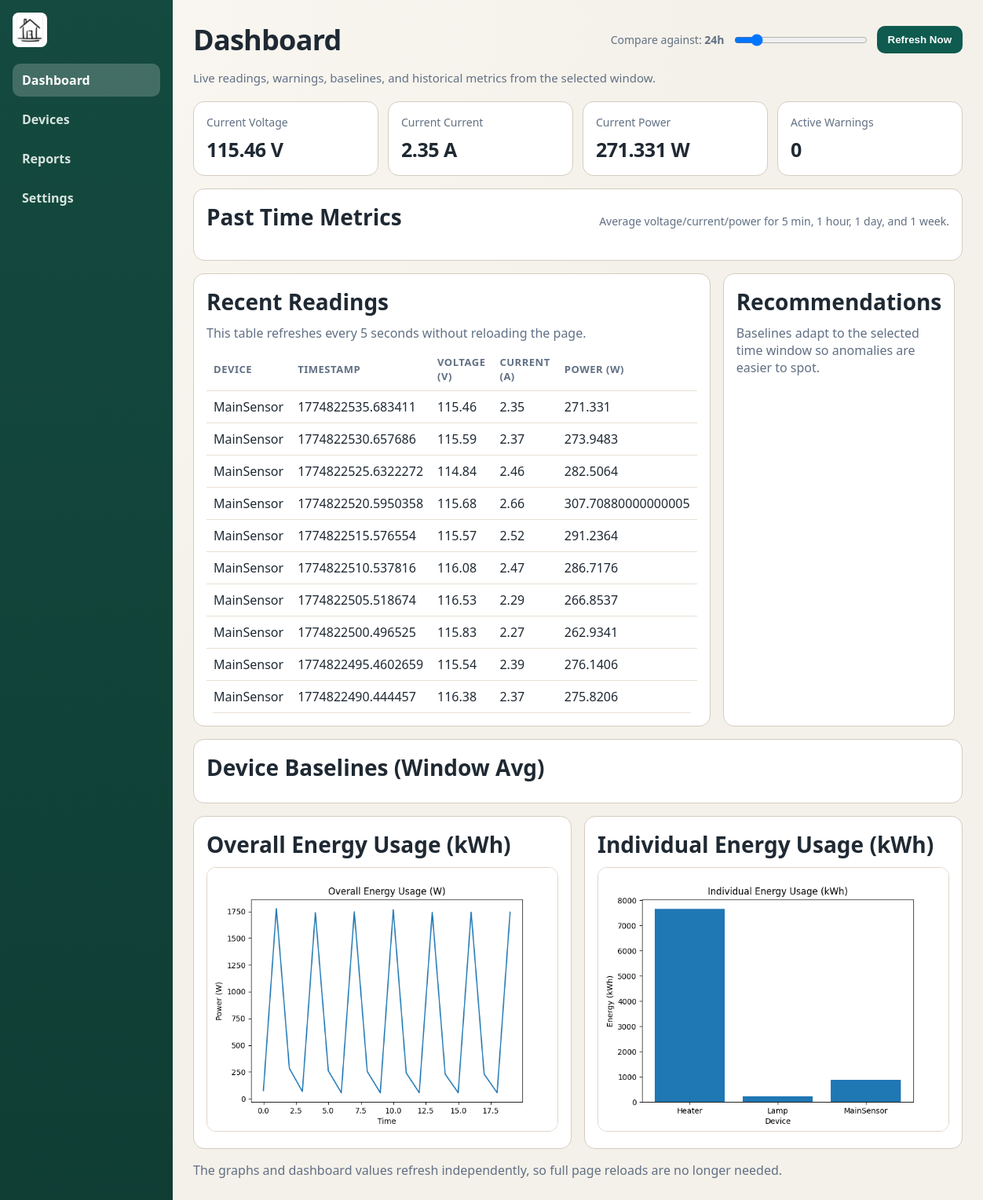
The app's page /dashboard, older data.
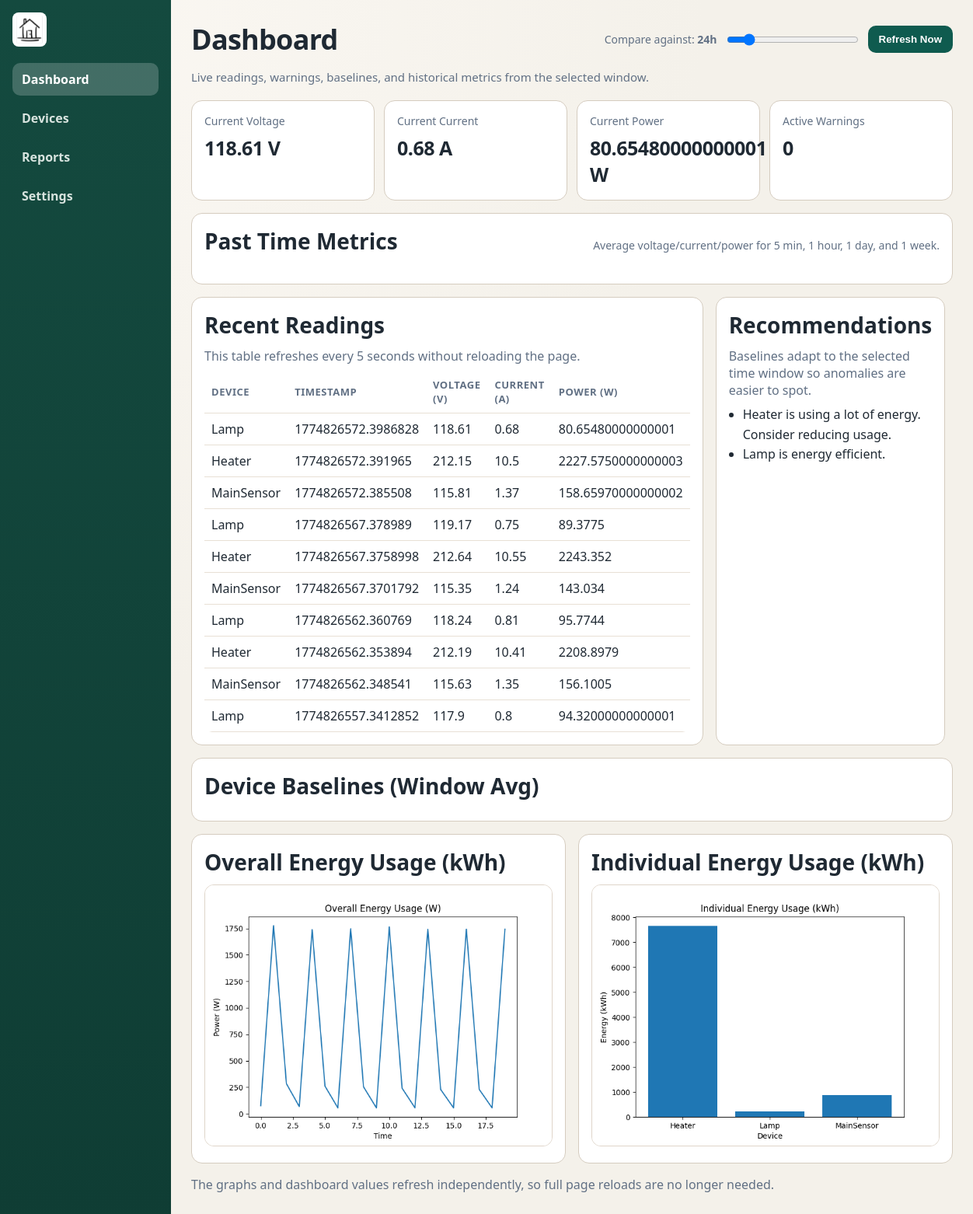
The same page, newer data.
### tables this page shows
CREATE TABLE sensor_data (
        id INTEGER PRIMARY KEY AUTOINCREMENT,
        device_id INTEGER,
        timestamp REAL,
        voltage REAL,
        current REAL,
        FOREIGN KEY (device_id) REFERENCES devices(id)
    );

CREATE TABLE devices (
        id INTEGER PRIMARY KEY AUTOINCREMENT,
        name TEXT NOT NULL,
        type TEXT NOT NULL
    );

### api.py (the view)
@app.get("/dashboard", response_class=HTMLResponse)
async def get_dashboard(request: Request):
    recommendations = generate_recommendations()
    conn = get_conn()
    cursor = conn.cursor()
    cursor.execute(
        """
        SELECT d.name, r.timestamp, r.voltage, r.current
        FROM sensor_data r
        JOIN devices d ON r.device_id = d.id
        ORDER BY r.timestamp DESC
        LIMIT 10
        """
    )
    readings = cursor.fetchall()
    conn.close()
    latest_power = readings[0][2] * readings[0][3] if readings else 0
    return templates.TemplateResponse(
        "dashboard.html",
        {
            "request": request,
            "readings": readings,
            "power": round(latest_power, 2),
            "recommendations": recommendations,
        },
    )

### templates/dashboard.html (shortened to what the changed rows need)
<!DOCTYPE html>
<html>
<head>
    <link rel="stylesheet" href="/static/app.css">
</head>
<body>
    <div class="container">
        <div class="main">
            <div class="page-header">
                <h2>Dashboard</h2>
            </div>
            <div class="summary">
                <div class="tile">
                    <div class="tile-label">Current Voltage</div>
                    <div class="tile-value" id="voltageValue">{% if readings %}{{ readings[0][2] }}{% else %}0{% endif %} V</div>
                </div>
                <div class="tile">
                    <div class="tile-label">Current Current</div>
                    <div class="tile-value" id="currentValue">{% if readings %}{{ readings[0][3] }}{% else %}0{% endif %} A</div>
                </div>
                <div class="tile">
                    <div class="tile-label">Current Power</div>
                    <div class="tile-value" id="powerValue">{% if readings %}{{ readings[0][2] * readings[0][3] }}{% else %}0{% endif %} W</div>
                </div>
            </div>
            <div class="grid-two">
                <div class="section">
                    <table>
                        <thead>
                            <tr>
                                <th>Device</th>
                                <th>Timestamp</th>
                                <th>Voltage (V)</th>
                                <th>Current (A)</th>
                                <th>Power (W)</th>
                            </tr>
                        </thead>
                        <tbody id="readingsBody">
                            {% for r in readings %}
                            <tr>
                                <td>{{ r[0] }}</td>
                                <td>{{ r[1] }}</td>
                                <td>{{ r[2] }}</td>
                                <td>{{ r[3] }}</td>
                                <td>{{ r[2] * r[3] }}</td>
                            </tr>
                            {% endfor %}
                        </tbody>
                    </table>
                </div>
                <div class="section recommendations">
                    <ul>
                    {% for r in recommendations %}
                        <li>{{ r }}</li>
                    {% endfor %}
                    </ul>
                </div>
            </div>
        </div>
    </div>
</body>
</html>

Row changes from the older to the newer data that the page shows:
no longer on this page (row unchanged): sensor_data: voltage "115.46", current "2.35", readings[0][2]*readings[0][3] "271.331", name "MainSensor", timestamp "1774822535.683411", r[2]*r[3] "271.331"
no longer on this page (row unchanged): sensor_data: name "MainSensor", timestamp "1774822530.657686", voltage "115.59", current "2.37", r[2]*r[3] "273.9483"
no longer on this page (row unchanged): sensor_data: name "MainSensor", timestamp "1774822525.6322272", voltage "114.84", current "2.46", r[2]*r[3] "282.5064"
no longer on this page (row unchanged): sensor_data: name "MainSensor", timestamp "1774822520.5950358", voltage "115.68", current "2.66", r[2]*r[3] "307.70880000000005"
no longer on this page (row unchanged): sensor_data: name "MainSensor", timestamp "1774822515.576554", voltage "115.57", current "2.52", r[2]*r[3] "291.2364"
no longer on this page (row unchanged): sensor_data: name "MainSensor", timestamp "1774822510.537816", voltage "116.08", current "2.47", r[2]*r[3] "286.7176"
no longer on this page (row unchanged): sensor_data: name "MainSensor", timestamp "1774822505.518674", voltage "116.53", current "2.29", r[2]*r[3] "266.8537"
no longer on this page (row unchanged): sensor_data: name "MainSensor", timestamp "1774822500.496525", voltage "115.83", current "2.27", r[2]*r[3] "262.9341"
no longer on this page (row unchanged): sensor_data: name "MainSensor", timestamp "1774822495.4602659", voltage "115.54", current "2.39", r[2]*r[3] "276.1406"
no longer on this page (row unchanged): sensor_data: name "MainSensor", timestamp "1774822490.444457", voltage "116.38", current "2.37", r[2]*r[3] "275.8206"
added sensor_data: voltage "118.61", current "0.68", readings[0][2]*readings[0][3] "80.65480000000001", name "Lamp", timestamp "1774826572.3986828", r[2]*r[3] "80.65480000000001"
added sensor_data: name "Heater", timestamp "1774826572.391965", voltage "212.15", current "10.5", r[2]*r[3] "2227.5750000000003"
added sensor_data: name "MainSensor", timestamp "1774826572.385508", voltage "115.81", current "1.37", r[2]*r[3] "158.65970000000002"
added sensor_data: name "Lamp", timestamp "1774826567.378989", voltage "119.17", current "0.75", r[2]*r[3] "89.3775"
added sensor_data: name "Heater", timestamp "1774826567.3758998", voltage "212.64", current "10.55", r[2]*r[3] "2243.352"
added sensor_data: name "MainSensor", timestamp "1774826567.3701792", voltage "115.35", current "1.24", r[2]*r[3] "143.034"
added sensor_data: name "Lamp", timestamp "1774826562.360769", voltage "118.24", current "0.81", r[2]*r[3] "95.7744"
added sensor_data: name "Heater", timestamp "1774826562.353894", voltage "212.19", current "10.41", r[2]*r[3] "2208.8979"
added sensor_data: name "MainSensor", timestamp "1774826562.348541", voltage "115.63", current "1.35", r[2]*r[3] "156.1005"
added sensor_data: name "Lamp", timestamp "1774826557.3412852", voltage "117.9", current "0.8", r[2]*r[3] "94.32000000000001"
Text that changed along with them:
new list line: "Heater is using a lot of energy. Consider reducing usage."
new list line: "Lamp is energy efficient."
